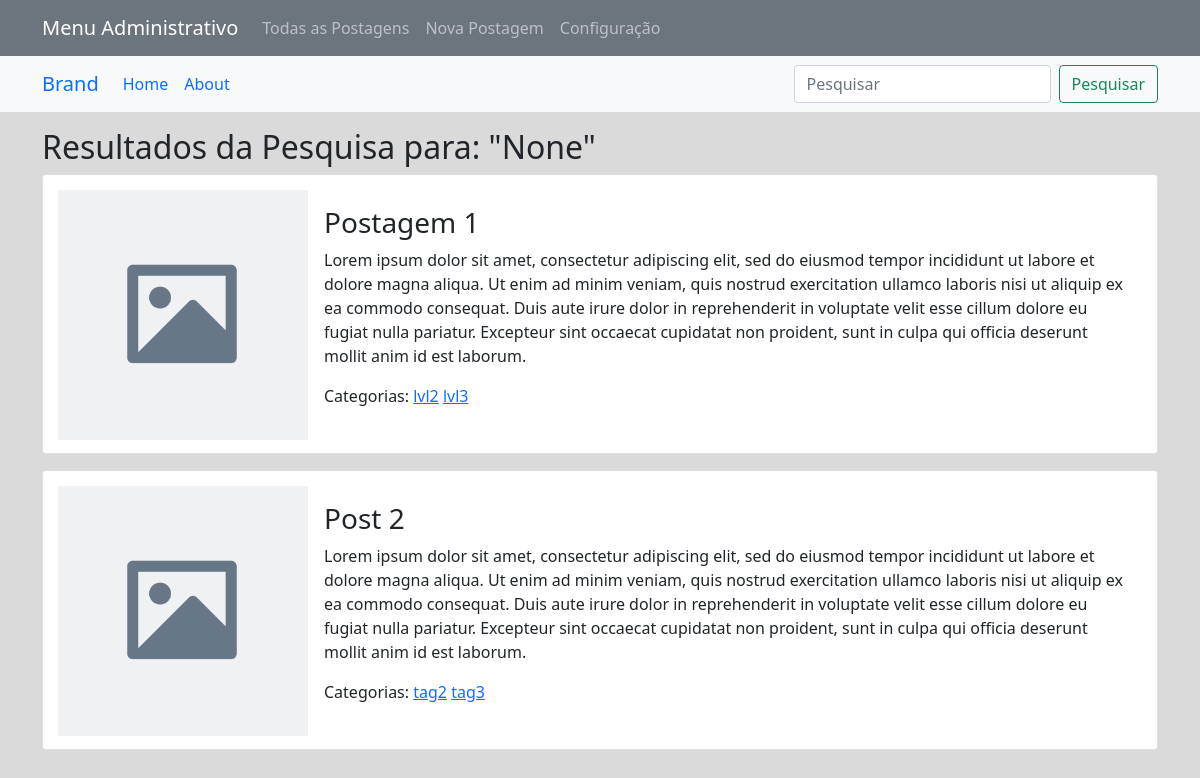
The page /search/ on the database as committed earlier.
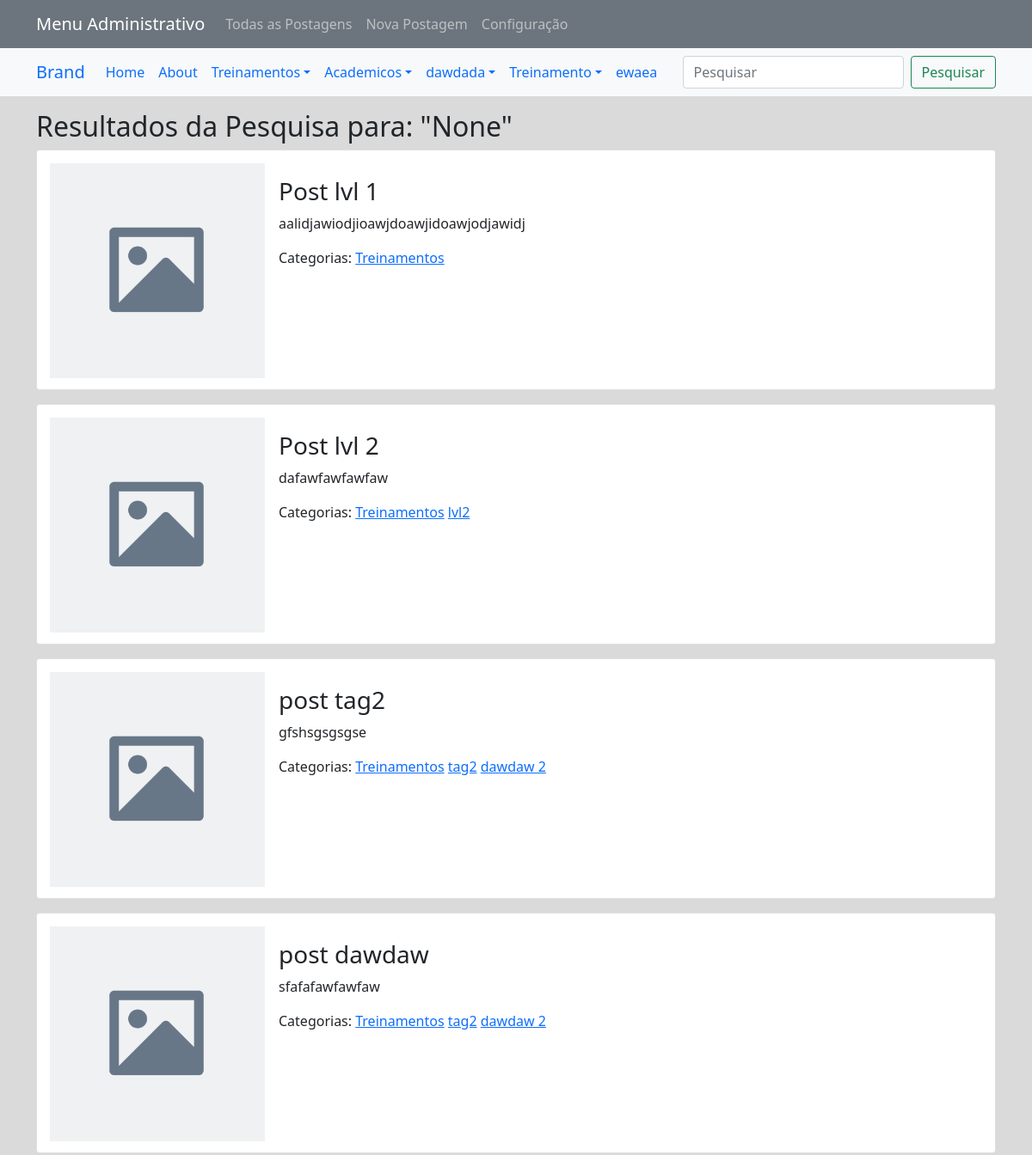
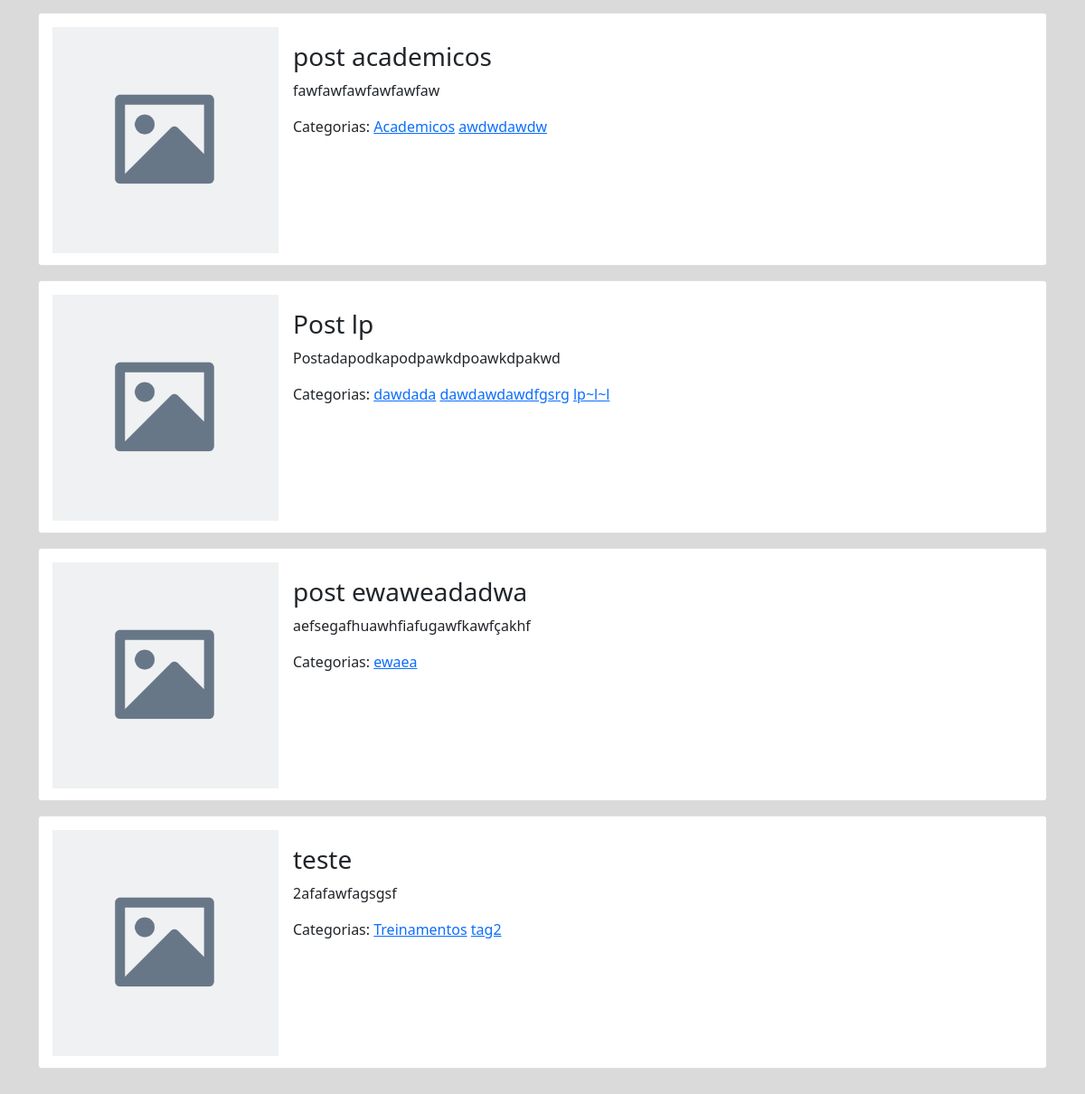
The same page on the database as committed later (2 pictures, top to bottom).
### app_blog_platform/models.py (models this page shows)
class Post(models.Model):
    post_name = models.CharField(max_length=120, null=False, default='Post Name')
    post_body = RichTextUploadingField(blank=True, null=True)
    post_date = models.DateField(auto_now_add=True)
    post_tag_level_1  = models.ManyToManyField(Tags_Level_1)
    post_tag_level_2  = models.ManyToManyField(Tags_Level_2)
    post_tag_level_3  = models.ManyToManyField(Tags_Level_3)
    post_main_link = models.CharField(max_length=500, null=True)
    post_main_link_title = models.CharField(max_length=500, null=True)
    post_cover_image = models.ImageField(upload_to='images/cover/', null=True)
    post_slide_images = models.ManyToManyField(Post_Slide_Images)

class Tags_Level_2(models.Model):
    parent_tag = models.ManyToManyField(Tags_Level_1)
    tag_name = models.CharField(max_length=60)

class Tags_Level_3(models.Model):
    parent_tag = models.ManyToManyField(Tags_Level_2)
    tag_name = models.CharField(max_length=60)

class Tags_Level_1(models.Model):
    tag_name = models.CharField(max_length=60)

### app_blog_platform/views.py (the view)
# urls.py: path('search/', views.search_posts, name='search_posts'),
def search_posts(request):
    query = request.GET.get('query')
    if query:
        posts_list = Post.objects.filter(Q(post_name__icontains=query) | Q(post_body__icontains=query)).distinct()
        items_per_page = 6
        paginator = Paginator(posts_list, items_per_page)
        page = request.GET.get('page', 1)
        posts = paginator.get_page(page)
    else:
        posts = Post.objects.all()
    return render(request, 'search_results.html', {'query': query, 'posts': posts})

### app_blog_platform/context_processors.py (called while the page is built)
def tags_context(request):
    tags_level_1 = Tags_Level_1.objects.all()
    tags_level_2 = Tags_Level_2.objects.all()
    tags_level_3 = Tags_Level_3.objects.all()
    return {
        'tags_level_1': tags_level_1,
        'tags_level_2': tags_level_2,
        'tags_level_3': tags_level_3,
    }

### app_blog_platform/templates/search_results.html (shortened to what this page needs)
{% extends 'base.html' %}
{% block content %}
{% load static %}
<div class="container mt-3">
    <h2>Resultados da Pesquisa para: "{{ query }}"</h2>
        {% if posts%}
            {% for post in posts %}
                <div onclick='location.href="{% url 'view_post' post_id=post.id %}"' >
                    <div class="post_list_card card mb-3">
                        <div class="row g-0">
                            <div class="col-auto">
                                {% if post.post_cover_image %}
                                    <img src="{{ post.post_cover_image.url }}" width="250px">
                                {% else %}
                                    <img src="{% static 'placeholder.png' %}" width="250px">
                                {% endif %}
                            </div>
                            <div class="col">
                                <div class="card-body">
                                    <h3 class="card-title">{{ post.post_name }}</h3>
                                    {% if post.post_body|length > 500 %}
                                        <p class="card-text">{{ post.post_body|safe|slice:"500" }} ...</p>
                                    {% else %}
                                        <p class="card-text">{{ post.post_body }}</p>
                                    {% endif %}
                                    <p class="card-text">Categorias:
                                        {% for tag_1 in post.post_tag_level_1.all %}
                                            <a href="{% url 'post_list_by_tag_1' tag_1.id %}">{{ tag_1.tag_name }}</a>
                                        {% endfor %}
                                        {% for tag_2 in post.post_tag_level_2.all %}
                                            <a href="{% url 'post_list_by_tag_2' tag_2.id %}">{{ tag_2.tag_name }}</a>
                                        {% endfor %}
                                        {% for tag_3 in post.post_tag_level_3.all %}
                                            <a href="{% url 'post_list_by_tag_3' tag_3.id %}">{{ tag_3.tag_name }}</a>
                                        {% endfor %}
                                    </p>
                                </div>
                            </div>
                        </div>
                    </div>
                </div>
            {% endfor %}
        </div>
            {% else %}
            <h1 class="mt-3">Não Foram Econtrados Resultados.</h1>
    {% endif %}
{% endblock%}

### app_blog_platform/templates/base.html (shortened to what this page needs)
{% load static %}
<!doctype html>
<html lang="en">
  <head>
    <link href="https://cdn.jsdelivr.net/npm/bootstrap@5.1.3/dist/css/bootstrap.min.css" rel="stylesheet">
    <link rel="stylesheet" href="{% static 'css/style.css' %}">
  </head>
  <body>
    <nav class="navbar navbar-expand-lg navbar-dark bg-secondary">
        <div class="container">
          <a class="navbar-brand" href="#">Menu Administrativo</a>
          <div class="collapse navbar-collapse" id="navbarScroll">
            <ul class="navbar-nav me-auto my-2 my-lg-0 navbar-nav-scroll" style="--bs-scroll-height: 100px;">
              <li class="nav-item">
                <a class="nav-link" href="{% url 'list_posts' %}">Todas as Postagens</a>
              </li>
              <li class="nav-item">
                <a class="nav-link" href="{% url 'new_post' %}">Nova Postagem</a>
              </li>
              <li class="nav-item">
                <a class="nav-link" href="{% url 'settings' %}">Configuração</a>
              </li>
            </ul>
          </div>
        </div>
      </nav>
<nav class="navbar navbar-expand-lg navbar bg-light">
  <div class="container">
  <a class="navbar-brand" href="#">Brand</a>
  <div class="collapse navbar-collapse" id="main_nav">
    <ul class="navbar-nav">
      <li class="nav-item active"> <a class="nav-link" href="#">Home </a> </li>
      <li class="nav-item"><a class="nav-link" href="#"> About </a></li>
      {% for tag_lvl_1 in tags_level_1 %}
      {% if tag_lvl_1.tags_level_2_set.all %}
          <li class="nav-item dropdown" id="myDropdown">
              <a class="nav-link dropdown-toggle" href="{% url 'post_list_by_tag_1' tag_id=tag_lvl_1.id %}" data-bs-toggle="dropdown">{{ tag_lvl_1.tag_name }}</a>
          </li>
      {% else %}
          <li class="nav-item" id="myDropdown">
              <a class="nav-link" href="{% url 'post_list_by_tag_1' tag_id=tag_lvl_1.id %}">{{ tag_lvl_1.tag_name }}</a>
          </li>
      {% endif %}
  {% endfor %}
    </ul>
  </div>
  <form class="d-flex" method="get" action="{% url 'search_posts' %}">
    <input class="form-control me-2" type="search" placeholder="Pesquisar" name="query" aria-label="Pesquisar">
    <button class="btn btn-outline-success" type="submit">Pesquisar</button>
</form>
  </div>
  </nav>
    {% block content %}
    {% endblock %}
  </body>
</html>

Rows that differ between the two databases and show on the page:
removed Post: post_name "Postagem 1", post_body "Lorem ipsum dolor sit amet, consectetur adipiscing elit, sed do eiusmod tempor incididunt ut labore et dolore magna aliqua. Ut enim ad minim veniam, quis nostrud exercitation ullamco laboris nisi ut aliquip ex ea commodo consequat. Duis aute irure dolor in reprehenderit in voluptate velit esse cillum dolore eu fugiat nulla pariatur. Excepteur sint occaecat cupidatat non proident, sunt in culpa qui officia deserunt mollit anim id est laborum.", Tags_Level_2 (tag_name "lvl2")
no longer on this page (row unchanged): Tags_Level_3: tag_name "lvl3", shown under "Postagem 1"
removed Post: post_name "Post 2", post_body "Lorem ipsum dolor sit amet, consectetur adipiscing elit, sed do eiusmod tempor incididunt ut labore et dolore magna aliqua. Ut enim ad minim veniam, quis nostrud exercitation ullamco laboris nisi ut aliquip ex ea commodo consequat. Duis aute irure dolor in reprehenderit in voluptate velit esse cillum dolore eu fugiat nulla pariatur. Excepteur sint occaecat cupidatat non proident, sunt in culpa qui officia deserunt mollit anim id est laborum.", Tags_Level_2 (tag_name "tag2")
no longer on this page (row unchanged): Tags_Level_3: tag_name "tag3", shown under "Post 2"
added Tags_Level_1: tag_name "Treinamentos"
added Tags_Level_1: tag_name "Academicos"
added Tags_Level_1: tag_name "dawdada"
added Tags_Level_1: tag_name "Treinamento"
added Tags_Level_1: tag_name "ewaea"
added Post: post_name "Post lvl 1", post_body "aalidjawiodjioawjdoawjidoawjodjawidj"
added Post: post_name "Post lvl 2", post_body "dafawfawfawfaw", Tags_Level_2 (tag_name "lvl2")
added Post: post_name "post tag2", post_body "gfshsgsgsgse", Tags_Level_2 (tag_name "tag2")
added Tags_Level_3: tag_name "dawdaw 2"
added Post: post_name "post dawdaw", post_body "sfafafawfawfaw", Tags_Level_2 (tag_name "tag2")
added Post: post_name "post academicos", post_body "fawfawfawfawfawfaw"
added Tags_Level_2: tag_name "awdwdawdw", shown under "post academicos"
added Post: post_name "Post lp", post_body "Postadapodkapodpawkdpoawkdpakwd"
added Tags_Level_2: tag_name "dawdawdawdfgsrg", shown under "Post lp"
added Tags_Level_3: tag_name "lp~l~l", shown under "Post lp"
added Post: post_name "post ewaweadadwa", post_body "aefsegafhuawhfiafugawfkawfçakhf"
added Post: post_name "teste", post_body "2afafawfagsgsf", Tags_Level_2 (tag_name "tag2")
